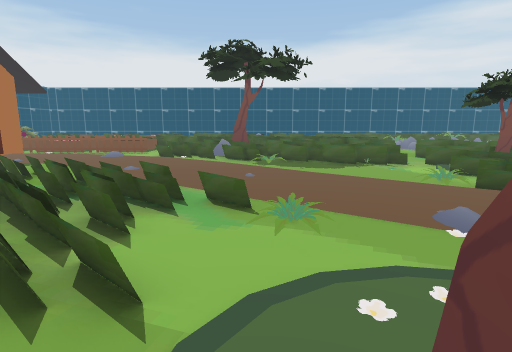
view 1 (above)

24 first-person views from a walk through a scene from a Unity 3-D project. The camera is 1.5 m above the floor, tilts 10° down and sees 80° across. The floor is counted in squares, 1 m on a side. Each view is taken from the middle of a square. On the plan, view 1 faces up. The plan holds only what a view shows up to about 15 squares ahead; the rest is blank. The place goes on beyond the plan. Some animated figures are not drawn. Some surface patterns are stand-ins.

view 2
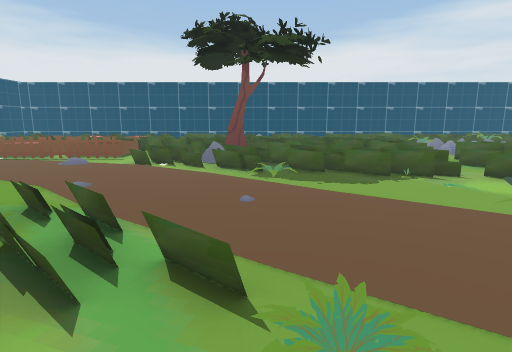

view 3
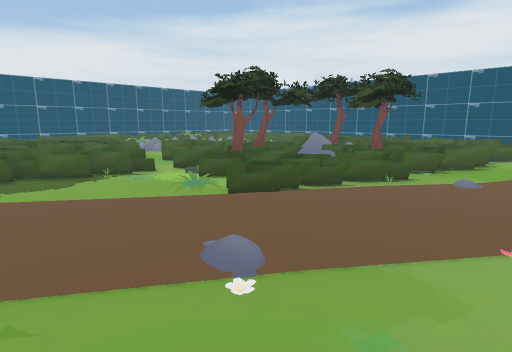

view 4
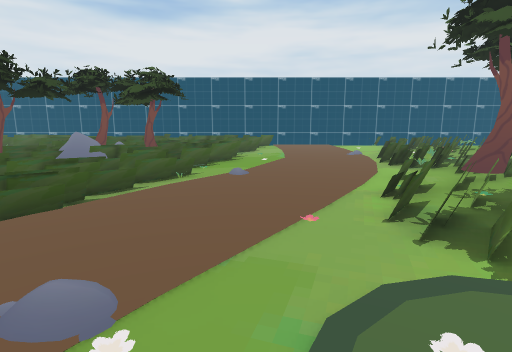

view 5
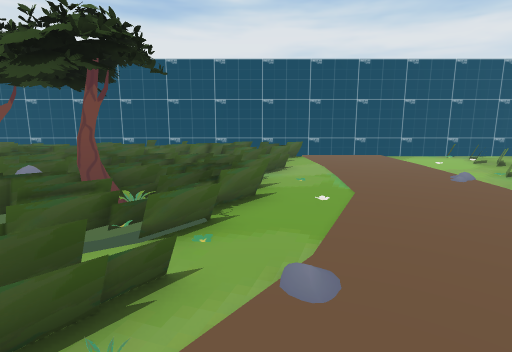

view 6
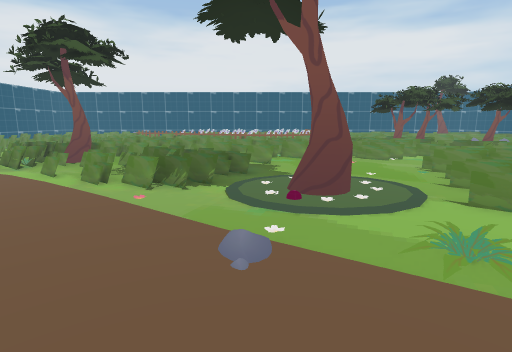

view 7
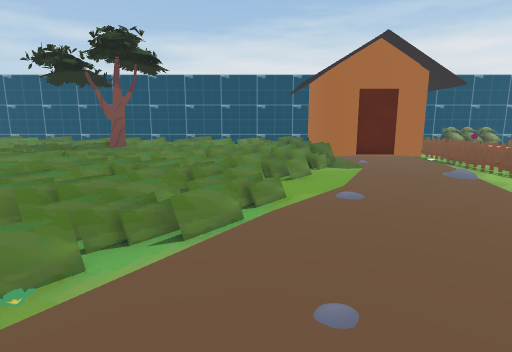

view 8
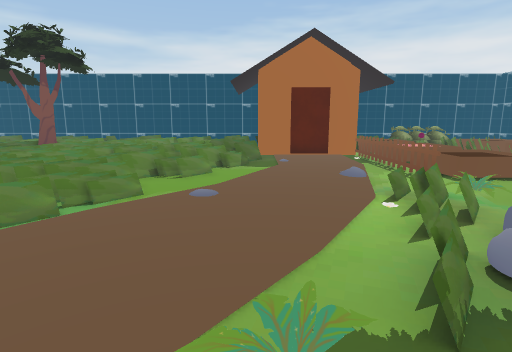

view 9
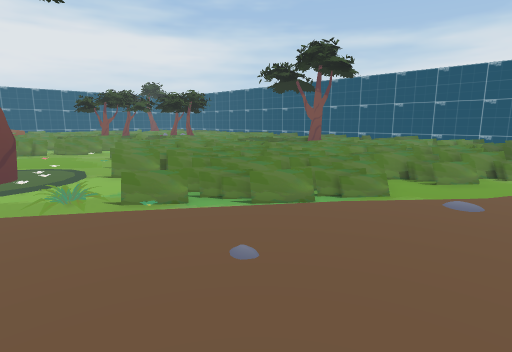

view 10
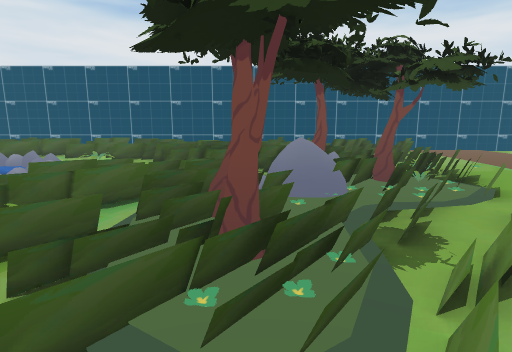

view 11
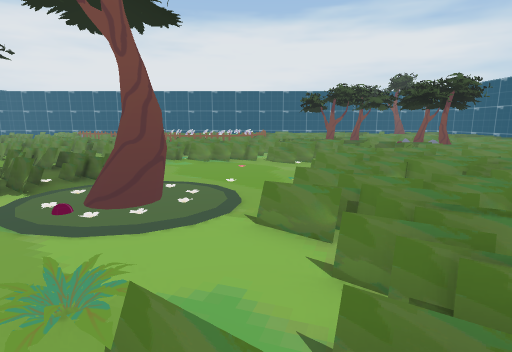

view 12
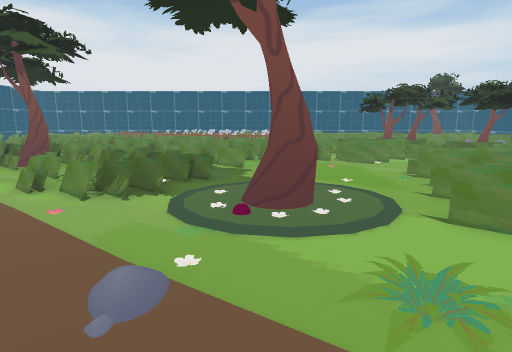

view 13
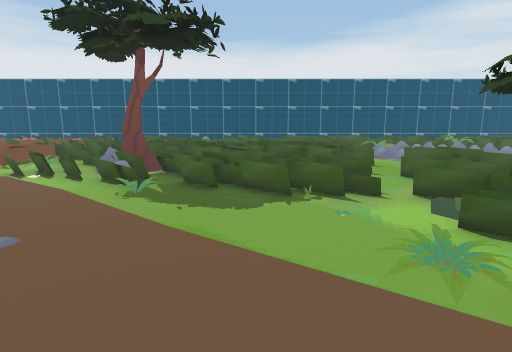

view 14
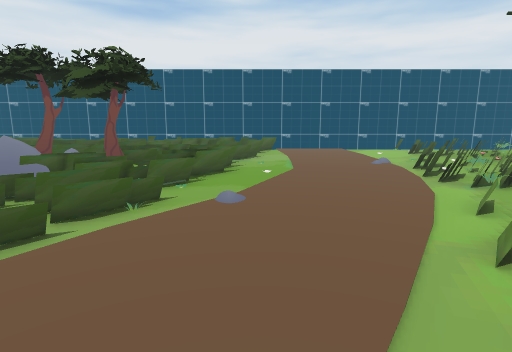

view 15
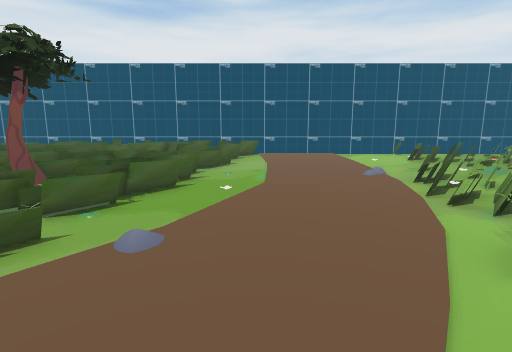

view 16
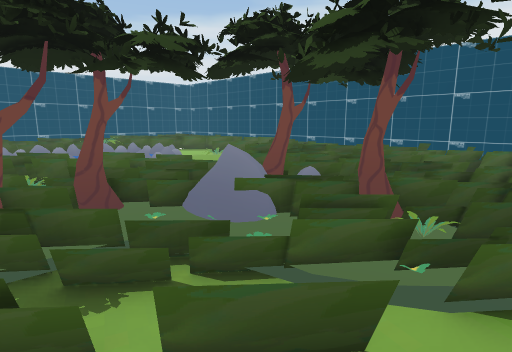

view 17
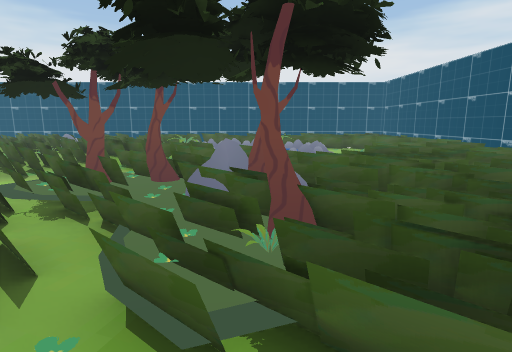

view 18
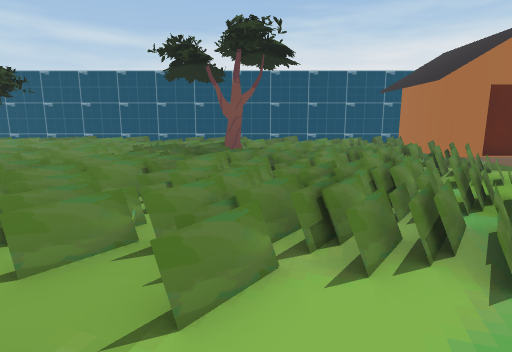

view 19
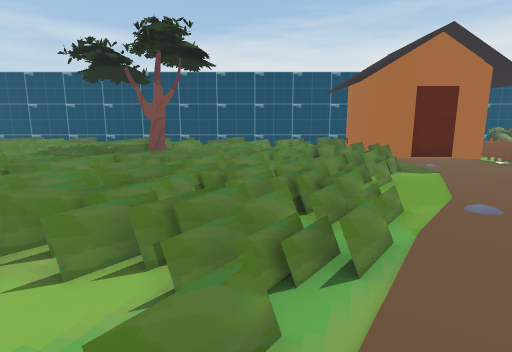

view 20
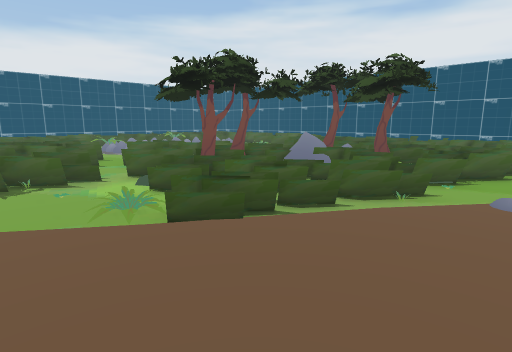

view 21
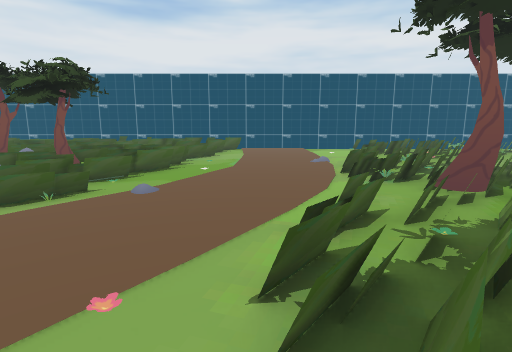

view 22
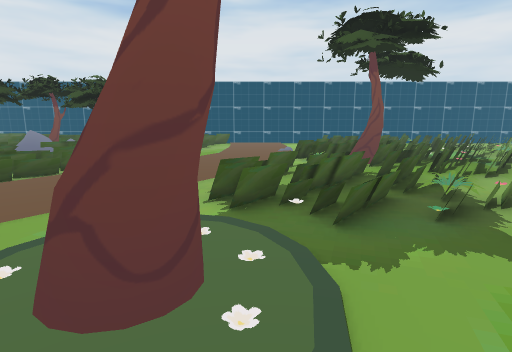

view 23
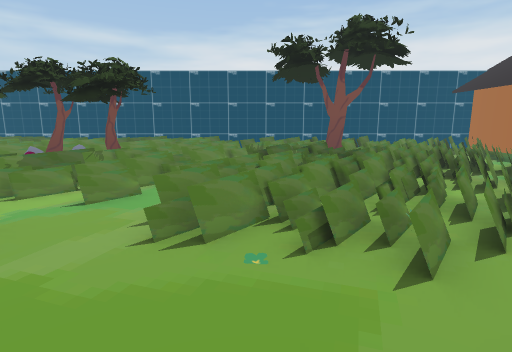

view 24
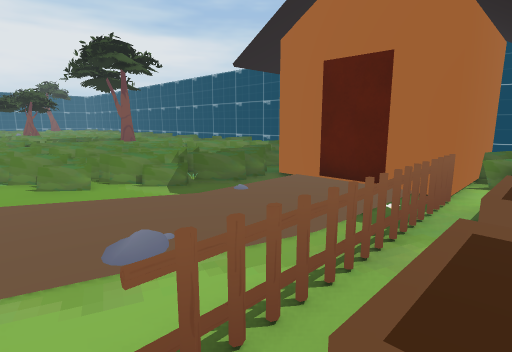

### Floor plan
Key: @ floor where view 1 was taken; # wall or solid block; . main floor; : floor 0.25 m higher than the main floor; + floor 0.5 m higher than the main floor; = window, fence, low wall or low ledge; ≈ water the walk keeps out of; O other object.
Columns run from 14 left of view 1 to 21 right of it. Each row starts with its distance up from view 1.
 20  ========== ======== ==   OOO   ==
 19  =   =O===============≈O         ==#
 18 =O OO.O+O============.OO    ≈≈ .=.=#
 17 OO OO.OOO..#== =OO== =.≈    ≈ ..== #
 16 #OOOOOOOO.O#   == ==== =      OO.==#
 15   O.O.....O=OOO===  =.===     O=== #
 14   O.......==O#O======..O.==   ==== #
 13 OOO........O#=======.==O=    ======#
 12 OOO.............=====..=== = === ==#
 11 OOO==O.........O..O=== O ==========#
 10  .====............O..OOOO =.=======#
  9 #=== ===............=##=OOO#=======#
  8 ============.......O.===#OOO =====.#
  7 == ==========......== =#=OOO==== ==#
  6 == ===========O......====O#===   ==#
  5 ==== ========.O........O#O==O== ===#
  4 =============....O.........==O=====#
  3 ===:====== ==..............O.O.=.==#
  2 ===O#=========..O..O...............#
  1 ===========O=..OO..==..............#
  0 == =========..@O..====.............#
 -1   =========.O.O..=#=====...........#
 -2  == ====== =......=.=O=..O==#......#
 -3 === == =..........O===.===OO=.O.O..#
 -4 ===  = ===......====O==# #==OO#....#
 -5  ====   =..=#.==#===O==.=== OOO.= =#
 -6  ===     ====.== ===O========. ====#
 -7   ===O  =====. = ==  ======== == ==#
 -8 == ===O  #==== ===== ==== = = =====#

Positions as (right, up) in squares from view 1, and headings:
1: (0, 0), facing up
2: (0, 3), facing up
3: (1, 2), facing up-right
4: (1, 3), facing right
5: (7, 4), facing right
6: (3, 8), facing down
7: (2, 8), facing left
8: (2, 11), facing left
9: (2, 11), facing down-left
10: (5, 10), facing right
11: (-1, 7), facing down
12: (2, 7), facing down
13: (3, 5), facing up
14: (4, 3), facing right
15: (6, 2), facing right
16: (8, 5), facing up-right
17: (12, 3), facing up
18: (1, 3), facing left
19: (1, 6), facing left
20: (3, 3), facing up-right
21: (3, 1), facing right
22: (-1, 0), facing right
23: (1, -1), facing left
24: (-5, 17), facing down-left
